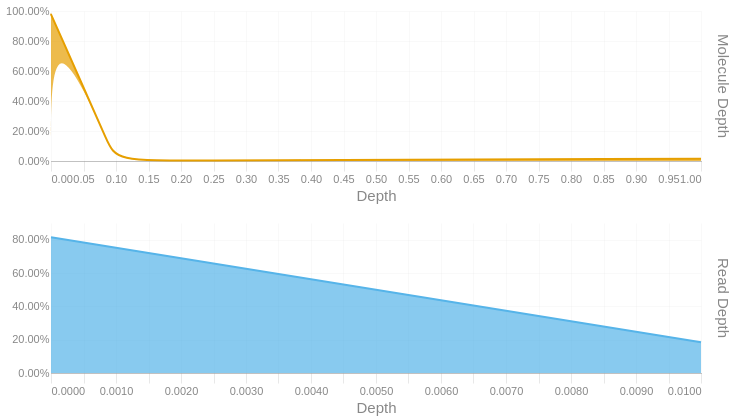

The cell this chart's notebook holds for it:
### Code cell
readdep = depth_hist(tb['Read Depth'], q99, 3)
readdep = readdep.with_columns(pl.lit('Read Depth').alias('Metric'))
if not SKIPLR:
    moldep = depth_hist(tb['Molecule Depth'], mol_q99, 1)
    moldep = moldep.with_columns(pl.lit('Molecule Depth').alias('Metric'))
    _hist = pl.concat([readdep, moldep])
    _hist = _hist.filter(pl.col('Proportion') != 0)
    with SafeRender(_hist):
        (
            alt.Chart(_hist)        
            .mark_area(interpolate = "basis")
            .encode(
                x=alt.X('Bin:Q').scale(domainMin=0).axis(alt.Axis(title='Depth')),
                y = alt.Y('Proportion:Q', title = None).axis(format = '.2%'),
                color = alt.Color('Metric:N').legend(None),
                row = alt.Row("Metric:N").header(title = None, labelOrient = 'right'),
                tooltip = [
                    alt.Tooltip("Metric:N", title = "Metric"),
                    alt.Tooltip('Interval:N', title = "Depth Interval"),
                    alt.Tooltip('Proportion:Q', title = "% Alignments").format('.2%')
                ]
            )
            .resolve_scale(x='independent', y='independent')
            .properties(
                height = 150, width = 650,
                usermeta={'embedOptions': {'downloadFileName': f'{samplename}.depth.hist'}}
            )
        ).display()
else:
    readdep = readdep.filter(pl.col('Proportion') != 0)
    with SafeRender(readdep):
        (
            alt.Chart(readdep)        
            .mark_area(interpolate = "basis")
            .encode(
                x=alt.X('Bin:Q').scale(domainMin=0).axis(alt.Axis(title='Depth')),
                y = alt.Y('Proportion:Q', title = None).axis(format = '.2%'),
                tooltip = [
                    alt.Tooltip('Interval:N', title = "Depth Interval"),
                    alt.Tooltip('Proportion:Q', title = "% Alignments").format('.2%')
                ]
            )
            .properties(
                usermeta={'embedOptions': {'downloadFileName': f'{samplename}.depth.hist'}}
            )
        ).display()

### Figure 1 — Vega-Lite specification as saved in the notebook (floating-point values rounded to 4 significant figures)
{"width": 650, "height": 150, "config": {"title": {"anchor": "start", "dy": -15, "fontSize": 18, "color": "#888888", "subtitleColor": "#888888", "subtitleFontSize": 14}, "arc": {"fill": "#0072B2"}, "axis": {"domainColor": "#888888", "domainWidth": 0.5, "gridWidth": 0.2, "grid": false, "titleFontWeight": 400, "titleFontSize": 15, "labelFontSize": 11, "labelColor": "#888888", "tickColor": "#888888", "tickWidth": 0.2, "titleColor": "#888888"}, "axisBand": {"grid": false}, "axisX": {"grid": true, "tickSize": 10, "domainCap": "round"}, "axisY": {"domain": false, "grid": true, "tickSize": 0, "domainCap": "round"}, "background": "transparent", "header": {"labelFontSize": 15, "labelColor": "#888888", "titleFontSize": 15, "titleFontWeight": 600, "titleColor": "#888888"}, "legend": {"labelFont": "sans-serif", "labelFontSize": 12, "labelColor": "#888888", "symbolSize": 100, "symbolType": "circle", "titleFontSize": 12, "titlePadding": 10, "titleColor": "#888888", "title": null}, "range": {"category": ["#E69F00", "#56B4E9", "#009E73", "#F0E442", "#0072B2", "#D55E00", "#CC79A7", "#000000"], "diverging": ["#cfe8f3", "#a2d4ec", "#73bfe2", "#46abdb", "#1696d2", "#12719e"]}, "area": {"fill": "#0072B2", "fillOpacity": 0.7, "line": true, "strokeOpacity": 0.7}, "line": {"color": "#0072B2", "stroke": "#0072B2", "strokeWidth": 2}, "trail": {"color": "#0072B2", "stroke": "#0072B2", "strokeWidth": 0, "size": 1}, "point": {"filled": true, "fillOpacity": 1.0, "size": 95}, "text": {"color": "#888888", "fontSize": 11, "align": "right", "fontWeight": 400, "size": 11}, "bar": {"fill": "#0072B2", "stroke": null}, "view": {"stroke": null, "continuousWidth": 660, "continuousHeight": 400}}, "data": {"name": "data-344cb950646c8eb89d216ed6ac477dac"}, "mark": {"type": "area", "interpolate": "basis"}, "encoding": {"color": {"field": "Metric", "legend": null, "type": "nominal"}, "row": {"field": "Metric", "header": {"title": null, "labelOrient": "right"}, "type": "nominal"}, "tooltip": [{"field": "Metric", "title": "Metric", "type": "nominal"}, {"field": "Interval", "title": "Depth Interval", "type": "nominal"}, {"field": "Proportion", "format": ".2%", "title": "% Alignments", "type": "quantitative"}], "x": {"axis": {"title": "Depth"}, "field": "Bin", "scale": {"domainMin": 0}, "type": "quantitative"}, "y": {"axis": {"format": ".2%"}, "field": "Proportion", "title": null, "type": "quantitative"}}, "resolve": {"scale": {"x": "independent", "y": "independent"}}, "usermeta": {"embedOptions": {"downloadFileName": "S6_Annis_4794.depth.hist"}}, "$schema": "https://vega.github.io/schema/vega-lite/v6.1.0.json", "datasets": {"data-344cb950646c8eb89d216ed6ac477dac": [{"Bin": 0.0, "Interval": "0.0-0.0", "Proportion": 0.815, "Metric": "Read Depth"}, {"Bin": 0.01, "Interval": "0.01-0.01", "Proportion": 0.185, "Metric": "Read Depth"}, {"Bin": 0.0, "Interval": "0.0-0.0", "Proportion": 0.977, "Metric": "Molecule Depth"}, {"Bin": 0.0, "Interval": "0.0-0.1", "Proportion": 0.002, "Metric": "Molecule Depth"}, {"Bin": 0.1, "Interval": "0.1-0.1", "Proportion": 0.001, "Metric": "Molecule Depth"}, {"Bin": 0.1, "Interval": "0.1-0.1", "Proportion": 0.001, "Metric": "Molecule Depth"}, {"Bin": 1.0, "Interval": "1.0-1.0", "Proportion": 0.015, "Metric": "Molecule Depth"}]}}
